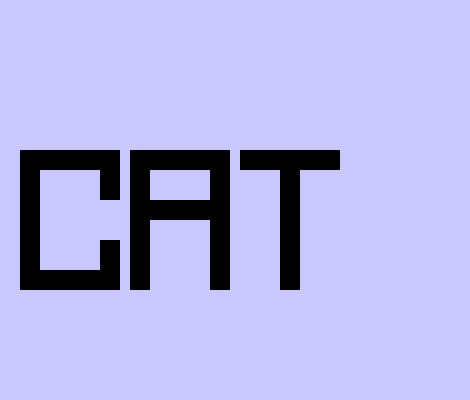
Frame 1 (no input)
Frame 60 (no input): identical to frame 1, image omitted
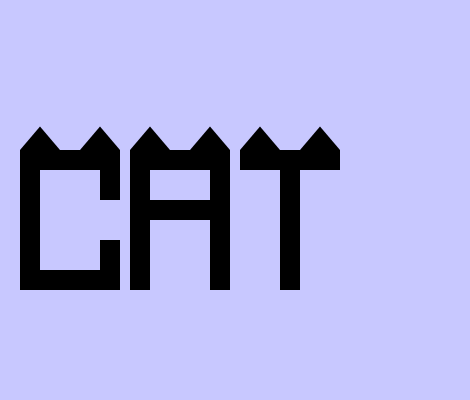
Frame 120 (the mouse pressed at the canvas centre since frame 60)

The p5.js sketch that drew these frames (run headless with seeded random() and noise() and a simulated clock; from frame 60 on, the mouse is pressed at the canvas centre):

// p5.js sketch
// ── sketch.js
function setup() {
  createCanvas(470, 400);
}

function draw() {
  background(200, 200, 255);
  
  const Variant = mouseX/10;
  
  fill(0);
  noStroke();
  
  // C
  beginShape();
  vertex(20, 150);
  vertex(120, 150);
  vertex(120, 200);
  vertex(100, 200);
  vertex(100, 170);
  vertex(40, 170);
  vertex(40, 270);
  vertex(100, 270);
  vertex(100, 240);
  vertex(120, 240);
  vertex(120, 290);
  vertex(20, 290);
  endShape();
  
  // A
  beginShape();
  vertex(130, 150);
  vertex(230, 150);
  vertex(230, 290);
  vertex(210, 290);
  vertex(210, 220);
  vertex(150, 220);
  vertex(150, 290);
  vertex(130, 290);
  
  // A Contour
  beginContour();
  vertex(150, 200);
  vertex(210, 200);
  vertex(210, 170);
  vertex(150, 170);
  endContour();
  endShape();
  
  // T
  beginShape();
  vertex(240, 150);
  vertex(340, 150);
  vertex(340, 170);
  vertex(300, 170);
  vertex(300, 290);
  vertex(280, 290);
  vertex(280, 170);
  vertex(240, 170);
  endShape();
  
  // Ears
  
  // C
  beginShape();
  vertex(20, 150);
  vertex(40, 150 - Variant);
  vertex(60, 150);
  vertex(20, 150);
  endShape();
  
  beginShape();
  vertex(80, 150);
  vertex(100, 150 - Variant);
  vertex(120, 150);
  vertex(80, 150);
  endShape();
  
  // A
  beginShape();
  vertex(130, 150);
  vertex(150, 150 - Variant);
  vertex(170, 150);
  vertex(130, 150);
  endShape();
  
  beginShape();
  vertex(190, 150);
  vertex(210, 150 - Variant);
  vertex(230, 150);
  vertex(190, 150);
  endShape();
  
  // T
  beginShape();
  vertex(240, 150);
  vertex(260, 150 - Variant);
  vertex(280, 150);
  vertex(240, 150);
  endShape();
  
  beginShape();
  vertex(300, 150);
  vertex(320, 150 - Variant);
  vertex(340, 150);
  vertex(300, 150);
  endShape();
  

}
